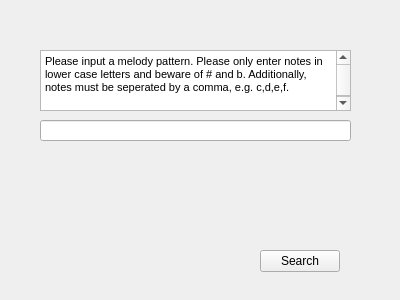
<?xml version="1.0" encoding="UTF-8"?>
<ui version="4.0">
 <class>Widget</class>
 <widget class="QWidget" name="Widget">
  <property name="geometry">
   <rect>
    <x>0</x>
    <y>0</y>
    <width>400</width>
    <height>300</height>
   </rect>
  </property>
  <property name="windowTitle">
   <string>Form</string>
  </property>
  <widget class="QCustomPlot" name="melpatrec_widget" native="true">
   <property name="geometry">
    <rect>
     <x>0</x>
     <y>0</y>
     <width>401</width>
     <height>301</height>
    </rect>
   </property>
   <widget class="QTextEdit" name="melpatrec_textEdit">
    <property name="geometry">
     <rect>
      <x>40</x>
      <y>50</y>
      <width>311</width>
      <height>61</height>
     </rect>
    </property>
    <property name="html">
     <string>&lt;!DOCTYPE HTML PUBLIC &quot;-//W3C//DTD HTML 4.0//EN&quot; &quot;http://www.w3.org/TR/REC-html40/strict.dtd&quot;&gt;
&lt;html&gt;&lt;head&gt;&lt;meta name=&quot;qrichtext&quot; content=&quot;1&quot; /&gt;&lt;style type=&quot;text/css&quot;&gt;
p, li { white-space: pre-wrap; }
&lt;/style&gt;&lt;/head&gt;&lt;body style=&quot; font-family:'MS Shell Dlg 2'; font-size:7.875pt; font-weight:400; font-style:normal;&quot;&gt;
&lt;p style=&quot; margin-top:0px; margin-bottom:0px; margin-left:0px; margin-right:0px; -qt-block-indent:0; text-indent:0px;&quot;&gt;Please input a melody pattern. Please only enter notes in lower case letters and beware of # and b. Additionally, notes must be seperated by a comma, e.g. c,d,e,f.&lt;/p&gt;
&lt;p style=&quot;-qt-paragraph-type:empty; margin-top:0px; margin-bottom:0px; margin-left:0px; margin-right:0px; -qt-block-indent:0; text-indent:0px;&quot;&gt;&lt;br /&gt;&lt;/p&gt;&lt;/body&gt;&lt;/html&gt;</string>
    </property>
   </widget>
   <widget class="QLineEdit" name="melpatrec_lineEdit">
    <property name="geometry">
     <rect>
      <x>40</x>
      <y>120</y>
      <width>311</width>
      <height>21</height>
     </rect>
    </property>
   </widget>
   <widget class="QPushButton" name="melpatrec_pushButton">
    <property name="geometry">
     <rect>
      <x>260</x>
      <y>250</y>
      <width>80</width>
      <height>22</height>
     </rect>
    </property>
    <property name="text">
     <string>Search</string>
    </property>
   </widget>
  </widget>
 </widget>
 <customwidgets>
  <customwidget>
   <class>QCustomPlot</class>
   <extends>QWidget</extends>
   <header location="global">qcustomplot.h</header>
   <container>1</container>
  </customwidget>
 </customwidgets>
 <resources/>
 <connections/>
</ui>
